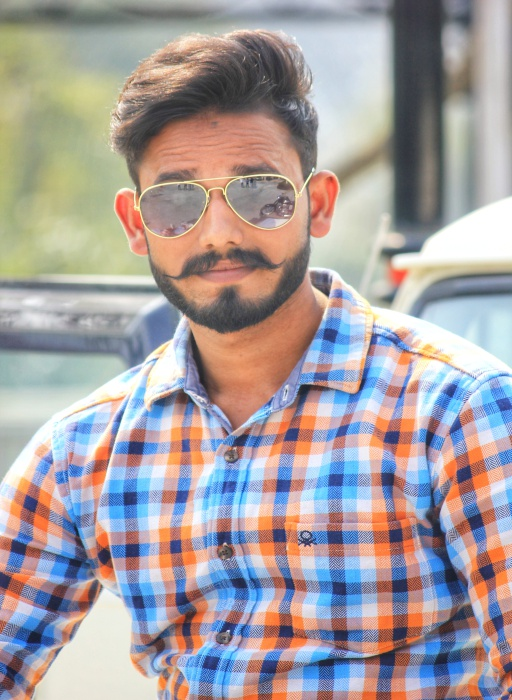
#> input picture data/my.JPG, 512 x 700 px, found by its file name
$ jupyter execute '7 - Re-sizing, Scaling and Interpolation.ipynb'
#> lines starting #> are read from the running program, lines starting #| are printed output that depends on the picture
[cell 1]
import cv2, numpy as np

[cell 2]
from IPython.display import Image

### Scaling, re-sizing and interpolations
Re-sizing is very easy using the cv2.resize function, it's arguments are:

[cell 3]
Image('tutorial images/resizing ,scaling, intepolation .png')

# cv2.resize(image, dsize(output image size), x scale, y scale, interpolate)

[cell 4]
import cv2, numpy as np

#load our input image
image = cv2.imread('my.JPG')
#> image is the input picture: shape (700, 512, 3); mean B, G, R 160, 158.9, 167

cv2.imshow('original image', image)
cv2.waitKey()
#Let's make our image 3 / 4 of it's original size
image_scaled = cv2.resize(image, None, fx = 0.75, fy = 0.75)

cv2.imshow('Scaling - Linear Interpolation', image_scaled)
cv2.imwrite('Scaling by Linear interpolation.png', image_scaled)
cv2.waitKey()

#Let's double the size of our image
img_scaled = cv2.resize(image, None, fx = 1.5, fy = 1.5, interpolation = cv2.INTER_CUBIC)
cv2.imshow('Scaling - Cubic Interpolation', img_scaled)
cv2.imwrite('Scaling by Cubic interpolation.png', img_scaled)
cv2.waitKey()

#Let's skew the re-sizing by setting exact dimensions

img_scaled = cv2.resize(image, (512, 512), interpolation = cv2.INTER_AREA)
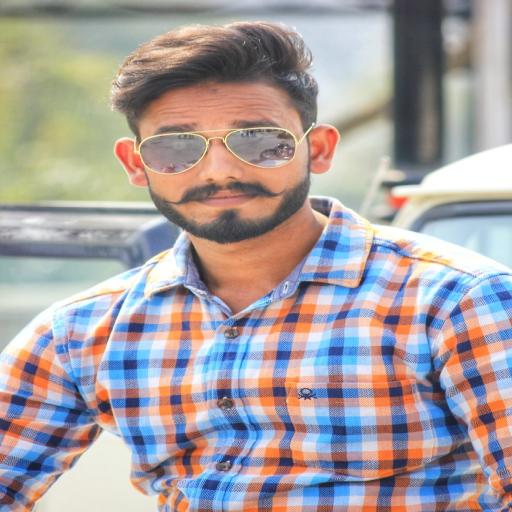
#> img_scaled: shape (512, 512, 3); mean B, G, R 160, 158.9, 167
cv2.imshow('Scaling Skewed size', img_scaled)
cv2.imwrite('Scaling by skewed size.png', img_scaled)
cv2.waitKey()
cv2.destroyAllWindows()

# Image Pyramids
Useful when scaling images in object detection

[cell 5]
Image('tutorial images/image pyramids.png')

[cell 6]
import cv2, numpy as np
image = cv2.imread('my.JPG')

cv2.imshow('Original Image', image)
cv2.waitKey()

#smaller
smaller = cv2.pyrDown(image)
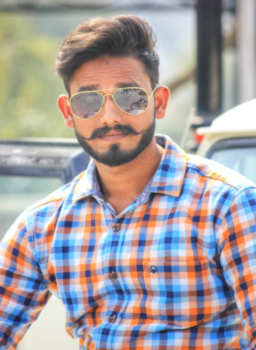
#> smaller: shape (350, 256, 3); mean B, G, R 160, 158.9, 166.9
cv2.imshow('Smaller image', smaller)
#cv2.imwrite('orginal to smaller.png', smaller)

#smaller ->> larger
larger = cv2.pyrUp(smaller)
cv2.imshow('small to larger image', larger)
#cv2.imwrite('original to smaller to larger.png', larger)

#original to larger
larger = cv2.pyrUp(image)
#> larger: shape (1400, 1024, 3)
cv2.imshow('orignal to larger', larger)
#cv2.imwrite('Original to larger.png', larger)
cv2.waitKey()
cv2.destroyAllWindows()
